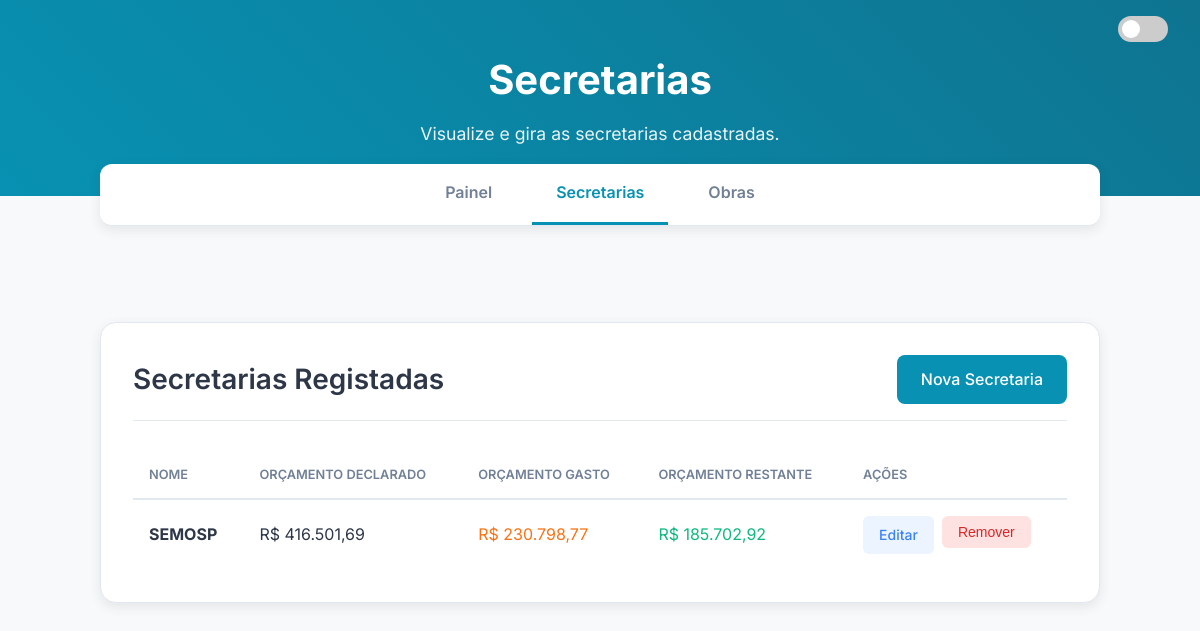
The page /secretarias on the database its author committed.
### models.py (models this page shows, shortened)
class Secretaria(db.Model):
    id = db.Column(db.Integer, primary_key=True)
    nome = db.Column(db.String(100), nullable=False, unique=True)
    obras = db.relationship('Obra', backref='secretaria', lazy=True, cascade="all, delete-orphan")
    medicoes = db.relationship('Medicao', backref='secretaria', lazy=True, cascade="all, delete-orphan", order_by="desc(Medicao.data_inicio)")
    @property
    def orcamento_consolidado(self):
        total = 0
        for medicao in self.medicoes:
            total += medicao.orcamento_total
        return total
    @property
    def orcamento_gasto(self):
        total = db.session.query(db.func.sum(Gasto.valor)).join(Obra).filter(Obra.secretaria_id == self.id).scalar()
        return total or 0.0
    @property
    def orcamento_restante(self):
        return self.orcamento_consolidado - self.orcamento_gasto

class OrcamentoMedicaoObra(db.Model):
    id = db.Column(db.Integer, primary_key=True)
    medicao_id = db.Column(db.Integer, db.ForeignKey('medicao.id'), nullable=False)
    obra_id = db.Column(db.Integer, db.ForeignKey('obra.id'), nullable=False)
    os_inicial_secretaria = db.Column(db.Float, default=0.0)
    os_qualitech = db.Column(db.Float, default=0.0)
    fonte_orcamento_selecionada = db.Column(db.String(20), default='inicial')
    obra = db.relationship('Obra')
    @property
    def valor_efetivo(self):
        if self.fonte_orcamento_selecionada == 'qualitech':
            return self.os_qualitech
        return self.os_inicial_secretaria

### app.py (the view)
@app.route('/secretarias')
def listar_secretarias():
    secretarias = Secretaria.query.all()
    return render_template('secretarias.html', secretarias=secretarias, active_page='secretarias')

### app.py (called while the page is built)
def format_currency(value):
    if value is None:
        return "R$ 0,00"
    return f"R$ {value:,.2f}".replace(",", "X").replace(".", ",").replace("X", ".")

### models.py (called while the page is built)
    @property
    def orcamento_total(self):
        return sum(orcamento_obra.valor_efetivo for orcamento_obra in self.orcamentos_obras)

### templates/secretarias.html (shortened to what this page needs)
{% extends "base.html" %}
{% block header_title %}Secretarias{% endblock %}
{% block header_subtitle %}Visualize e gira as secretarias cadastradas.{% endblock %}
{% block content %}
<div class="content-container">
    <div class="content-header">
        <h1>Secretarias Registadas</h1>
        <a href="{{ url_for('adicionar_secretaria') }}" class="btn">Nova Secretaria</a>
    </div>
    <div class="table-container">
        <table>
            <thead>
                <tr>
                    <th>Nome</th>
                    <th>Orçamento Declarado</th>
                    <th>Orçamento Gasto</th>
                    <th>Orçamento Restante</th>
                    <th>Ações</th>
                </tr>
            </thead>
            <tbody>
                {% for secretaria in secretarias %}
                <tr>
                    <td><strong>{{ secretaria.nome }}</strong></td>
                    <td>{{ secretaria.orcamento_consolidado | currency }}</td>
                    <td class="text-gasto">{{ secretaria.orcamento_gasto | currency }}</td>
                    <td class="text-disponivel">{{ secretaria.orcamento_restante | currency }}</td>
                    <td>
                        <div class="actions-group">
                            <a href="{{ url_for('editar_secretaria', secretaria_id=secretaria.id) }}" class="btn btn-sm btn-editar">Editar</a>
                            <form action="{{ url_for('remover_secretaria', secretaria_id=secretaria.id) }}" method="POST" onsubmit="return confirm('Atenção! Remover uma secretaria também removerá TODAS as suas obras e gastos associados. Deseja continuar?');">
                                <button type="submit" class="btn btn-sm btn-remover-perigo">Remover</button>
                            </form>
                        </div>
                    </td>
                </tr>
                {% else %}
                <tr>
                    <td colspan="5">Nenhuma secretaria cadastrada.</td>
                </tr>
                {% endfor %}
            </tbody>
        </table>
    </div>
</div>
{% endblock %}

### static/css/style.css (style rules this page uses)
:root { --bg-color: #F8F9FA; --card-bg-color: #FFFFFF; --text-primary: #2D3748; --text-secondary: #718096; --accent-color: #0891B2; --accent-hover: #0E7490; --border-color: #E2E8F0; --shadow-color: rgba(45, 55, 72, 0.1); --gasto-color: #F97316; --prejuizo-color: #FF1C3A; --disponivel-color: #10B981; }
* { box-sizing: border-box; margin: 0; padding: 0; }
body { font-family: 'Inter', sans-serif; background-color: var(--bg-color); color: var(--text-primary); line-height: 1.6; }
.text-gasto { color: var(--gasto-color); }
.text-disponivel { color: var(--disponivel-color); }
.content-container { max-width: 1000px; margin: 2rem auto; background-color: var(--card-bg-color); border: 1px solid var(--border-color); border-radius: 16px; padding: 2rem; box-shadow: 0 4px 12px var(--shadow-color); }
.content-header { display: flex; justify-content: space-between; align-items: center; margin-bottom: 2rem; padding-bottom: 1rem; border-bottom: 1px solid var(--border-color); }
.content-header h1 { font-size: 1.75rem; font-weight: 600; }
.btn { background-color: var(--accent-color); color: white; padding: 0.75rem 1.5rem; border: none; border-radius: 8px; font-weight: 500; text-decoration: none; transition: background-color 0.2s ease; cursor: pointer; }
.table-container table { width: 100%; border-collapse: collapse; text-align: left; }
.table-container th { font-size: 0.8rem; font-weight: 600; color: var(--text-secondary); text-transform: uppercase; padding: 0.75rem 1rem; border-bottom: 2px solid var(--border-color); }
.table-container td { padding: 1rem; border-bottom: 1px solid var(--border-color); vertical-align: middle; }
.table-container tbody tr:last-child td { border-bottom: none; }
.actions-group { display: flex; gap: 0.5rem; }
.btn-sm { padding: 0.5rem 1rem; font-size: 0.875rem; border-radius: 6px; }
.btn-editar { background-color: #EBF4FF; color: #3B82F6; }
.btn-remover-perigo { background-color: #FEE2E2; color: #DC2626; }

### rows shown on the page
Secretaria: nome "SEMOSP", orcamento_consolidado "R$ 416.501,69", orcamento_gasto "R$ 230.798,77", orcamento_restante "R$ 185.702,92"
